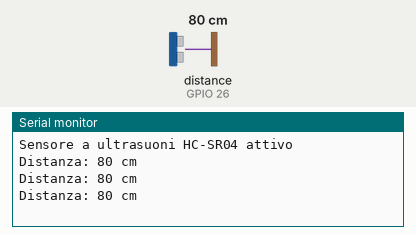
The sketch below on a simulated ESP32. Parts: the last lines printed to the serial monitor. Wiring (from diagram.json): ultrasonic range finder: trigger GPIO 25; echo GPIO 26. Inputs (shaded band) come from the test bench; at power-on: distance to the obstacle (sensor on GPIO 26) 80 cm. The echo pulse lasts 58.3 µs per cm.

Above: at 1.3 s.
1.4 s: distance to the obstacle (sensor on GPIO 26) set to 2 cm
At 1.8 s:
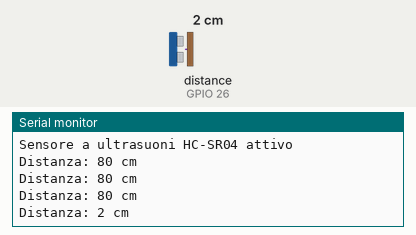
2.9 s: distance to the obstacle (sensor on GPIO 26) set to 4 cm
At 3.4 s:
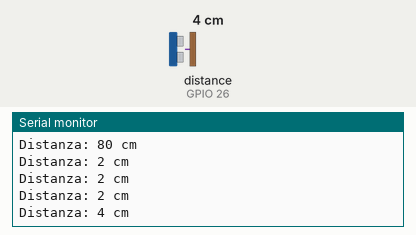
Timing chart, 0 to 5.9 s (numbered marks = the images above; inputs shaded):
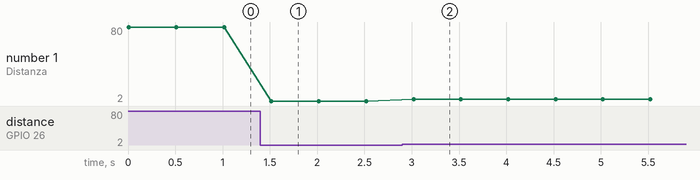

Measured:
- after the input at 1.4 s, the serial monitor: prints a new line after 0.12 s (image 1)
- after the input at 2.9 s, the serial monitor: prints a new line after 0.12 s (image 2)
- plotted number 1: 80 → 2 after the input at 1.4 s

The sketch:

Ultrasuoni_01_misurazione_base.ino
```cpp
#include <Arduino.h>

/*
 * @file Ultrasuoni_01_misurazione_base.ino
 * @brief Misurazione base con sensore a ultrasuoni HC-SR04
 *
 * @description
 * Questo sketch è un esempio base per utilizzare il sensore a ultrasuoni HC-SR04 con Arduino.
 * Il sensore misura la distanza da un oggetto riflettente inviando un impulso ultrasonico e misurando il tempo di ritorno dell'eco.
 * Il risultato viene visualizzato in centimetri sul monitor seriale.
 *
 * @author Filippo Bilardo
 * @date 09/03/2026
 * @version 1.0
 */

 // Sketch base per sensore a ultrasuoni HC-SR04
const int TRIG_PIN = 25;  // Pin Trigger del sensore
const int ECHO_PIN = 26; // Pin Echo del sensore

void setup() {
  pinMode(TRIG_PIN, OUTPUT);
  pinMode(ECHO_PIN, INPUT);
  Serial.begin(115200);
  Serial.println("Sensore a ultrasuoni HC-SR04 attivo");
}

void loop() {
  // Variabili per la durata dell'impulso e la distanza risultante
  long duration, distance;

  // Invia impulso ultrasonico
  digitalWrite(TRIG_PIN, LOW);
  delayMicroseconds(2);
  digitalWrite(TRIG_PIN, HIGH);
  delayMicroseconds(10);
  digitalWrite(TRIG_PIN, LOW);

  // Misura il tempo di ritorno dell'eco
  duration = pulseIn(ECHO_PIN, HIGH, 30000UL);

  // Calcola la distanza (in cm)
  // La velocità del suono è 343 m/s o 34300 cm/s
  // Il tempo misurato è di andata e ritorno, quindi dividiamo per 2
  // Quindi: distanza = (tempo × 34300) / 2 / 1000000 = tempo / 58
  if (duration == 0) { Serial.println("ERR ECO"); delay(500); return; }
  distance = duration / 58;

  // Visualizza la distanza sul monitor seriale
  Serial.print("Distanza: ");
  Serial.print(distance);
  Serial.println(" cm");

  delay(500);  // Attendi mezzo secondo prima della prossima misurazione
}
```
